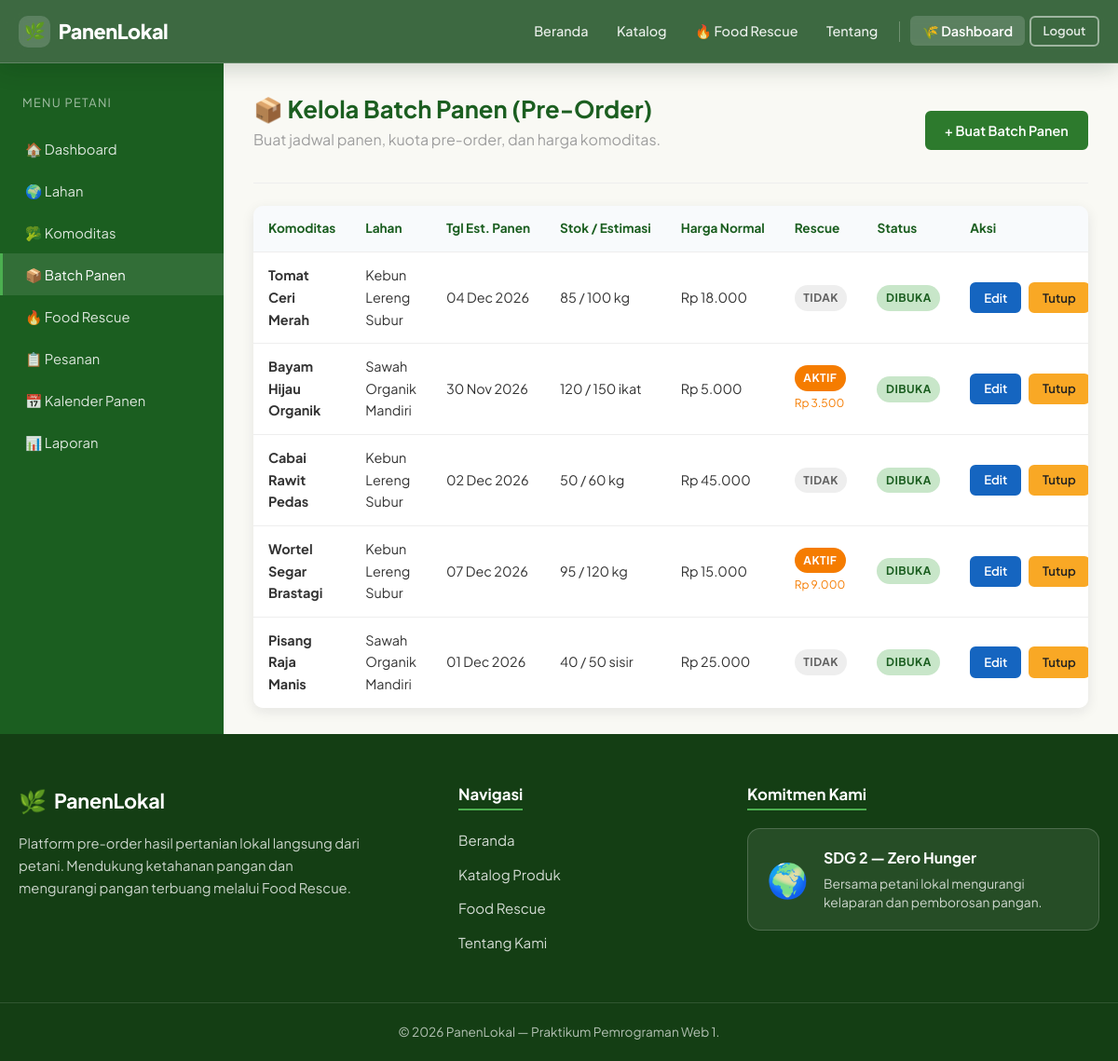
/PanenLokal/petani/batch_panen.php (signed in), run on the app's committed database.
### tables this page shows
CREATE TABLE IF NOT EXISTS harvest_batches (
    id BIGINT UNSIGNED AUTO_INCREMENT PRIMARY KEY,
    commodity_id BIGINT UNSIGNED NOT NULL,
    land_id BIGINT UNSIGNED NULL,
    tanggal_estimasi_panen DATE NOT NULL,
    estimasi_jumlah DECIMAL(10,2) NOT NULL,
    stok_tersedia DECIMAL(10,2) NOT NULL,
    harga_normal DECIMAL(12,2) NOT NULL,
    rescue_aktif TINYINT(1) NOT NULL DEFAULT 0,
    harga_rescue DECIMAL(12,2) NULL,
    batas_rescue DATETIME NULL,
    status_batch ENUM('dibuka','siap_panen','habis','ditutup','dibatalkan') NOT NULL DEFAULT 'dibuka',
    created_at TIMESTAMP NOT NULL DEFAULT CURRENT_TIMESTAMP,
    updated_at TIMESTAMP NOT NULL DEFAULT CURRENT_TIMESTAMP ON UPDATE CURRENT_TIMESTAMP,
    INDEX idx_batches_commodity (commodity_id),
    INDEX idx_batches_land (land_id),
    INDEX idx_batches_status_date (status_batch, tanggal_estimasi_panen),
    INDEX idx_batches_rescue (rescue_aktif, batas_rescue),
    CONSTRAINT fk_batches_commodity FOREIGN KEY (commodity_id) REFERENCES commodities(id) ON UPDATE CASCADE ON DELETE RESTRICT,
    CONSTRAINT fk_batches_land FOREIGN KEY (land_id) REFERENCES lands(id) ON UPDATE CASCADE ON DELETE SET NULL
);

CREATE TABLE IF NOT EXISTS commodities (
    id BIGINT UNSIGNED AUTO_INCREMENT PRIMARY KEY,
    farmer_id BIGINT UNSIGNED NOT NULL,
    nama VARCHAR(120) NOT NULL,
    kategori VARCHAR(60) NOT NULL,
    deskripsi TEXT NULL,
    satuan VARCHAR(20) NOT NULL DEFAULT 'kg',
    gambar VARCHAR(255) NULL,
    status_komoditas ENUM('aktif','nonaktif') NOT NULL DEFAULT 'aktif',
    created_at TIMESTAMP NOT NULL DEFAULT CURRENT_TIMESTAMP,
    updated_at TIMESTAMP NOT NULL DEFAULT CURRENT_TIMESTAMP ON UPDATE CURRENT_TIMESTAMP,
    INDEX idx_commodities_farmer (farmer_id),
    INDEX idx_commodities_status (status_komoditas),
    CONSTRAINT fk_commodities_farmer FOREIGN KEY (farmer_id) REFERENCES farmer_profiles(id) ON UPDATE CASCADE ON DELETE RESTRICT
);

CREATE TABLE IF NOT EXISTS lands (
    id BIGINT UNSIGNED AUTO_INCREMENT PRIMARY KEY,
    farmer_id BIGINT UNSIGNED NOT NULL,
    nama_lahan VARCHAR(120) NOT NULL,
    lokasi TEXT NOT NULL,
    luas_m2 DECIMAL(10,2) NULL,
    keterangan TEXT NULL,
    created_at TIMESTAMP NOT NULL DEFAULT CURRENT_TIMESTAMP,
    INDEX idx_lands_farmer (farmer_id),
    CONSTRAINT fk_lands_farmer FOREIGN KEY (farmer_id) REFERENCES farmer_profiles(id) ON UPDATE CASCADE ON DELETE RESTRICT
);

### PanenLokal/includes/functions.php (called while the page is built, shortened)
<?php
function format_rupiah($angka) {
    return 'Rp ' . number_format((float)$angka, 0, ',', '.');
}
function sanitize($str) {
    return htmlspecialchars((string)$str, ENT_QUOTES, 'UTF-8');
}
function format_tanggal($tanggal, $format = 'd M Y') {
    return date($format, strtotime($tanggal));
}
function get_farmer_profile($conn, $user_id) {
    $stmt = $conn->prepare("SELECT id, nama_usaha, status_verifikasi FROM farmer_profiles WHERE user_id = ?");
    $stmt->bind_param("i", $user_id);
    $stmt->execute();
    $fp = $stmt->get_result()->fetch_assoc();
    return $fp ?: ['id' => 0, 'nama_usaha' => '', 'status_verifikasi' => 'menunggu'];
}
?>

### PanenLokal/petani/batch_panen.php (the view, shortened to what this page needs)
<?php
require_once __DIR__ . '/../config/koneksi.php';
require_once __DIR__ . '/../includes/functions.php';
$fp = get_farmer_profile($conn, $_SESSION['user_id']);
$farmer_id = $fp['id'];
$is_verified = ($fp['status_verifikasi'] === 'terverifikasi');
$sql = "
    SELECT hb.*, c.nama AS komoditas, c.satuan, l.nama_lahan
    FROM harvest_batches hb
    JOIN commodities c ON c.id = hb.commodity_id
    LEFT JOIN lands l ON l.id = hb.land_id
    WHERE c.farmer_id = ?
    ORDER BY hb.created_at DESC
";
$b_list = $conn->prepare($sql);
$b_list->bind_param("i", $farmer_id);
$b_list->execute();
$batches = $b_list->get_result();
require_once __DIR__ . '/../includes/header.php';
require_once __DIR__ . '/../includes/navbar.php';
?>
<div class="dashboard-layout">
  <aside class="sidebar">
    <div class="sidebar-title">Menu Petani</div>
    <ul class="sidebar-menu">
      <li><a href="<?= BASE_URL ?>/petani/index.php">🏠 Dashboard</a></li>
      <li><a href="<?= BASE_URL ?>/petani/lahan.php">🌍 Lahan</a></li>
      <li><a href="<?= BASE_URL ?>/petani/komoditas.php">🥦 Komoditas</a></li>
      <li><a href="<?= BASE_URL ?>/petani/batch_panen.php" class="active">📦 Batch Panen</a></li>
      <li><a href="<?= BASE_URL ?>/petani/kelola_rescue.php">🔥 Food Rescue</a></li>
      <li><a href="<?= BASE_URL ?>/petani/pesanan.php">📋 Pesanan</a></li>
      <li><a href="<?= BASE_URL ?>/petani/kalender_panen.php">📅 Kalender Panen</a></li>
      <li><a href="<?= BASE_URL ?>/petani/laporan.php">📊 Laporan</a></li>
    </ul>
  </aside>
  <main class="dashboard-main">
    <div class="dashboard-header d-flex justify-between align-center flex-wrap gap-2">
      <div>
        <h1>📦 Kelola Batch Panen (Pre-Order)</h1>
        <p class="text-muted">Buat jadwal panen, kuota pre-order, dan harga komoditas.</p>
      </div>
      <a href="<?= BASE_URL ?>/petani/tambah_batch.php" class="btn btn-primary">+ Buat Batch Panen</a>
    </div>
    <div class="table-card">
      <table class="petani-table">
        <thead>
          <tr>
            <th>Komoditas</th>
            <th>Lahan</th>
            <th>Tgl Est. Panen</th>
            <th>Stok / Estimasi</th>
            <th>Harga Normal</th>
            <th>Rescue</th>
            <th>Status</th>
            <th>Aksi</th>
          </tr>
        </thead>
        <tbody>
        <?php if ($batches->num_rows > 0): ?>
          <?php while ($b = $batches->fetch_assoc()): ?>
          <tr>
            <td><strong><?= sanitize($b['komoditas']) ?></strong></td>
            <td><?= sanitize($b['nama_lahan'] ?: '-') ?></td>
            <td><?= format_tanggal($b['tanggal_estimasi_panen']) ?></td>
            <td><?= (float)$b['stok_tersedia'] ?> / <?= (float)$b['estimasi_jumlah'] ?> <?= sanitize($b['satuan']) ?></td>
            <td><?= format_rupiah($b['harga_normal']) ?></td>
            <td>
              <?php if ($b['rescue_aktif']): ?>
                <span class="badge badge-rescue">Aktif</span><br>
                <small class="text-orange"><?= format_rupiah($b['harga_rescue']) ?></small>
              <?php else: ?>
                <span class="badge badge-secondary">Tidak</span>
              <?php endif; ?>
            </td>
            <td>
              <span class="badge <?= $b['status_batch'] === 'dibuka' ? 'badge-success' : 'badge-danger' ?>">
                <?= ucfirst($b['status_batch']) ?>
              </span>
            </td>
            <td>
              <div class="d-flex gap-1">
                <a href="<?= BASE_URL ?>/petani/edit_batch.php?id=<?= $b['id'] ?>" class="btn btn-sm btn-info">Edit</a>
                <form method="POST" style="display:inline;">
                  <button type="submit" class="btn btn-sm <?= $b['status_batch'] === 'dibuka' ? 'btn-warning' : 'btn-success' ?>" <?= !$is_verified ? 'disabled' : '' ?>>
                    <?= $b['status_batch'] === 'dibuka' ? 'Tutup' : 'Buka' ?>
                  </button>
                </form>
              </div>
            </td>
          </tr>
          <?php endwhile; ?>
        <?php else: ?>
          <tr><td colspan="8" class="text-center text-muted">Belum ada batch panen. Silakan buat batch baru.</td></tr>
        <?php endif; ?>
        </tbody>
      </table>
    </div>
  </main>
</div>
<?php require_once __DIR__ . '/../includes/footer.php'; ?>

### data on the page
harvest_batches: commodity.nama "Tomat Ceri Merah", land.nama_lahan "Kebun Lereng Subur", tanggal_estimasi_panen "04 Dec 2026", stok_tersedia "85", estimasi_jumlah "100", commodity.satuan "kg", harga_normal "Rp 18.000", rescue_aktif "TIDAK", status_batch "DIBUKA", shows "Tutup"
harvest_batches: commodity.nama "Bayam Hijau Organik", land.nama_lahan "Sawah Organik Mandiri", tanggal_estimasi_panen "30 Nov 2026", stok_tersedia "120", estimasi_jumlah "150", commodity.satuan "ikat", harga_normal "Rp 5.000", harga_rescue "Rp 3.500", status_batch "DIBUKA", shows "Tutup"
harvest_batches: commodity.nama "Cabai Rawit Pedas", land.nama_lahan "Kebun Lereng Subur", tanggal_estimasi_panen "02 Dec 2026", stok_tersedia "50", estimasi_jumlah "60", commodity.satuan "kg", harga_normal "Rp 45.000", rescue_aktif "TIDAK", status_batch "DIBUKA", shows "Tutup"
harvest_batches: commodity.nama "Wortel Segar Brastagi", land.nama_lahan "Kebun Lereng Subur", tanggal_estimasi_panen "07 Dec 2026", stok_tersedia "95", estimasi_jumlah "120", commodity.satuan "kg", harga_normal "Rp 15.000", harga_rescue "Rp 9.000", status_batch "DIBUKA", shows "Tutup"
harvest_batches: commodity.nama "Pisang Raja Manis", land.nama_lahan "Sawah Organik Mandiri", tanggal_estimasi_panen "01 Dec 2026", stok_tersedia "40", estimasi_jumlah "50", commodity.satuan "sisir", harga_normal "Rp 25.000", rescue_aktif "TIDAK", status_batch "DIBUKA", shows "Tutup"
